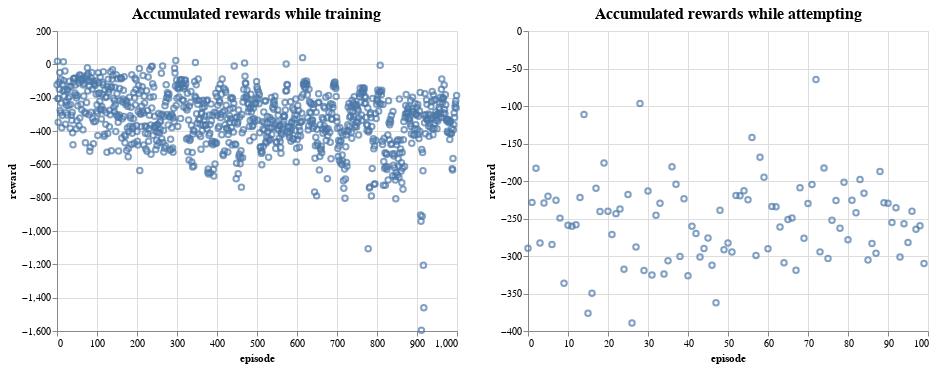

Notebook cell for this chart:
### Code cell
charts.configure_title(
    fontSize=16,
    font='Courier',
    anchor='middle',
    color='black'
)

### Figure 1 — Vega-Lite specification as saved in the notebook (floating-point values rounded to 4 significant figures; data arrays with more than 128 entries replaced by an {"elided": "..."} marker saying what was removed)
{"config": {"view": {"continuousWidth": 400, "continuousHeight": 300}, "title": {"anchor": "middle", "color": "black", "font": "Courier", "fontSize": 16}}, "hconcat": [{"data": {"name": "data-3981b143bfebbbd61e1e5030ffb23a93"}, "mark": "point", "encoding": {"x": {"type": "quantitative", "field": "episode"}, "y": {"type": "quantitative", "field": "reward"}}, "title": "Accumulated rewards while training"}, {"data": {"name": "data-ff9e3bba488a3cd817f8a289d0995b39"}, "mark": "point", "encoding": {"x": {"type": "quantitative", "field": "episode"}, "y": {"type": "quantitative", "field": "reward"}}, "title": "Accumulated rewards while attempting"}], "$schema": "https://vega.github.io/schema/vega-lite/v4.8.1.json", "datasets": {"data-3981b143bfebbbd61e1e5030ffb23a93": {"elided": "1000 records"}, "data-ff9e3bba488a3cd817f8a289d0995b39": [{"episode": 0, "reward": -289.7}, {"episode": 1, "reward": -228.5}, {"episode": 2, "reward": -183.1}, {"episode": 3, "reward": -282.8}, {"episode": 4, "reward": -229.4}, {"episode": 5, "reward": -220.3}, {"episode": 6, "reward": -284.7}, {"episode": 7, "reward": -225.6}, {"episode": 8, "reward": -249.5}, {"episode": 9, "reward": -336.3}, {"episode": 10, "reward": -258.9}, {"episode": 11, "reward": -260.3}, {"episode": 12, "reward": -258.3}, {"episode": 13, "reward": -222.1}, {"episode": 14, "reward": -111.4}, {"episode": 15, "reward": -376.3}, {"episode": 16, "reward": -349.5}, {"episode": 17, "reward": -209.6}, {"episode": 18, "reward": -240.6}, {"episode": 19, "reward": -175.9}, {"episode": 20, "reward": -240.3}, {"episode": 21, "reward": -271.2}, {"episode": 22, "reward": -243.5}, {"episode": 23, "reward": -237.2}, {"episode": 24, "reward": -317.6}, {"episode": 25, "reward": -218.1}, {"episode": 26, "reward": -389.3}, {"episode": 27, "reward": -287.9}, {"episode": 28, "reward": -96.68}, {"episode": 29, "reward": -319.2}, {"episode": 30, "reward": -213.3}, {"episode": 31, "reward": -325.2}, {"episode": 32, "reward": -245.6}, {"episode": 33, "reward": -229.7}, {"episode": 34, "reward": -324.1}, {"episode": 35, "reward": -306.5}, {"episode": 36, "reward": -180.9}, {"episode": 37, "reward": -204.2}, {"episode": 38, "reward": -300.5}, {"episode": 39, "reward": -223.7}, {"episode": 40, "reward": -326.3}, {"episode": 41, "reward": -260.5}, {"episode": 42, "reward": -269.9}, {"episode": 43, "reward": -301.4}, {"episode": 44, "reward": -290.0}, {"episode": 45, "reward": -276.0}, {"episode": 46, "reward": -312.4}, {"episode": 47, "reward": -362.4}, {"episode": 48, "reward": -238.9}, {"episode": 49, "reward": -291.6}, {"episode": 50, "reward": -282.8}, {"episode": 51, "reward": -294.6}, {"episode": 52, "reward": -219.4}, {"episode": 53, "reward": -219.6}, {"episode": 54, "reward": -213.0}, {"episode": 55, "reward": -225.1}, {"episode": 56, "reward": -142.0}, {"episode": 57, "reward": -299.3}, {"episode": 58, "reward": -168.4}, {"episode": 59, "reward": -195.1}, {"episode": 60, "reward": -290.3}, {"episode": 61, "reward": -234.0}, {"episode": 62, "reward": -234.3}, {"episode": 63, "reward": -261.4}, {"episode": 64, "reward": -309.0}, {"episode": 65, "reward": -251.2}, {"episode": 66, "reward": -249.4}, {"episode": 67, "reward": -319.1}, {"episode": 68, "reward": -208.9}, {"episode": 69, "reward": -276.3}, {"episode": 70, "reward": -229.9}, {"episode": 71, "reward": -204.8}, {"episode": 72, "reward": -64.67}, {"episode": 73, "reward": -294.5}, {"episode": 74, "reward": -182.7}, {"episode": 75, "reward": -303.5}, {"episode": 76, "reward": -252.2}, {"episode": 77, "reward": -226.0}, {"episode": 78, "reward": -262.9}, {"episode": 79, "reward": -201.7}, {"episode": 80, "reward": -278.4}, {"episode": 81, "reward": -225.5}, {"episode": 82, "reward": -242.3}, {"episode": 83, "reward": -198.0}, {"episode": 84, "reward": -216.4}, {"episode": 85, "reward": -305.3}, {"episode": 86, "reward": -283.2}, {"episode": 87, "reward": -296.4}, {"episode": 88, "reward": -187.4}, {"episode": 89, "reward": -229.0}, {"episode": 90, "reward": -229.7}, {"episode": 91, "reward": -255.3}, {"episode": 92, "reward": -235.7}, {"episode": 93, "reward": -301.3}, {"episode": 94, "reward": -257.0}, {"episode": 95, "reward": -282.0}, {"episode": 96, "reward": -240.4}, {"episode": 97, "reward": -264.3}, {"episode": 98, "reward": -259.6}, {"episode": 99, "reward": -310.0}]}}
